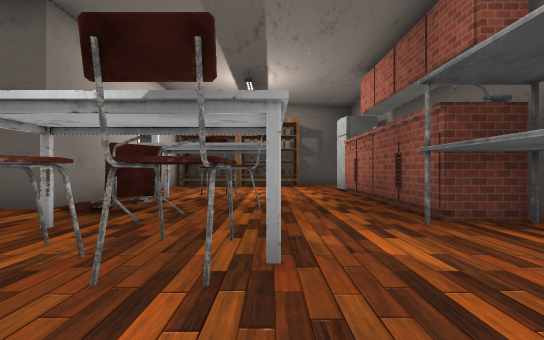
[1] (above)

24 first-person views from a walk through a Unity game level. The camera is 1.3 m above the floor, looks level and sees 90° across. The floor is counted in squares, 2 m on a side. Each view is taken from the middle of a square. On the plan, view 1 faces up. The plan holds only what a view shows up to about 9 squares ahead; the rest is blank. The place goes on beyond the plan. The player is left out. Door leaves are left out, so doorways stand open. Some surface patterns are stand-ins.

[2]
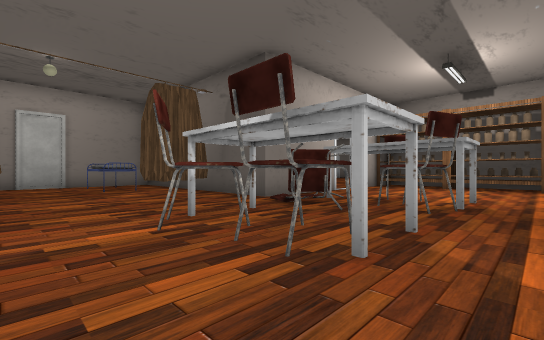

[3]
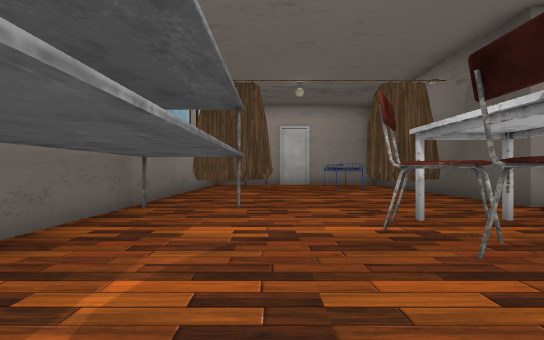

[4]
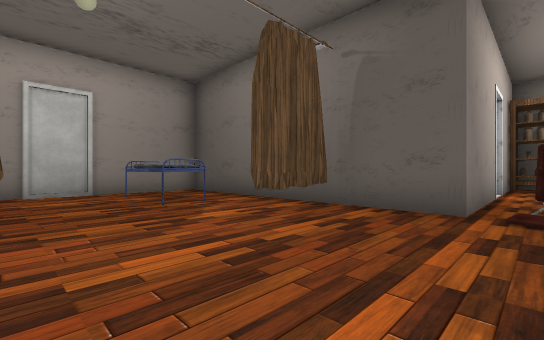

[5]
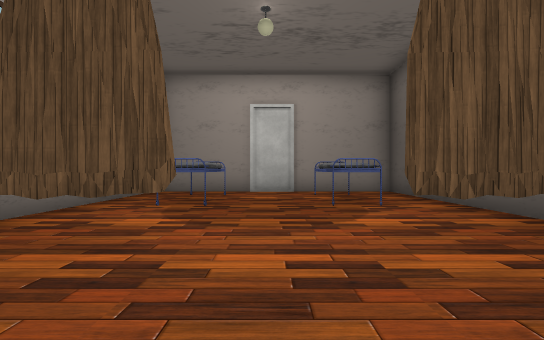

[6]
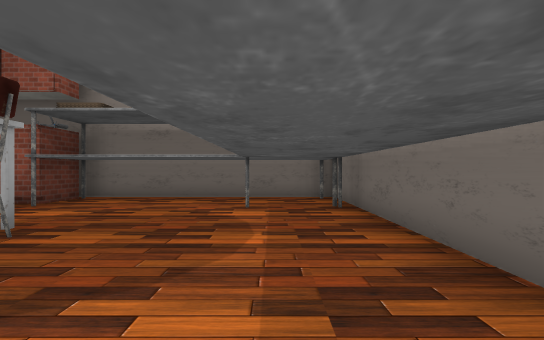

[7]
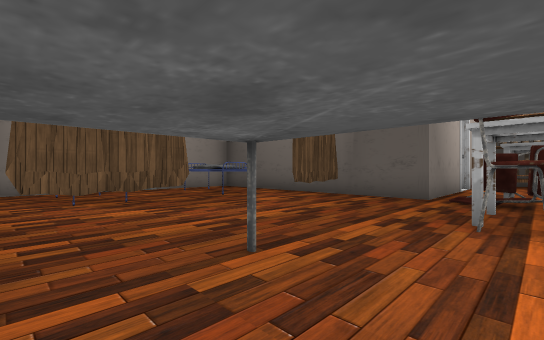

[8]
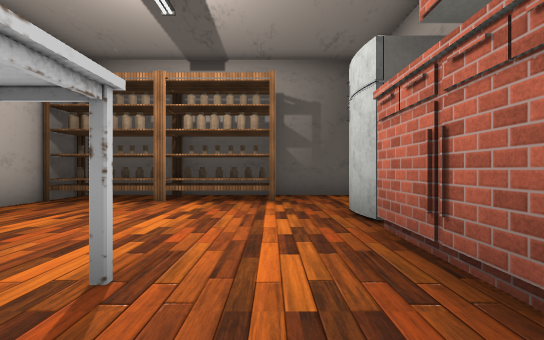

[9]
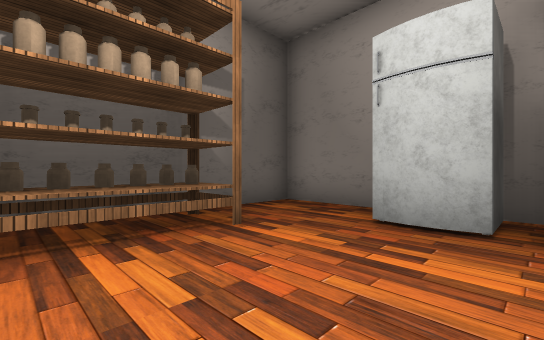

[10]
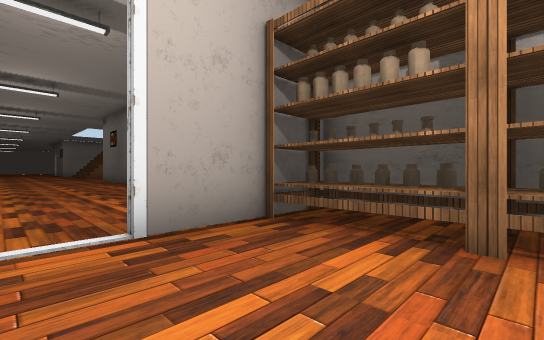

[11]
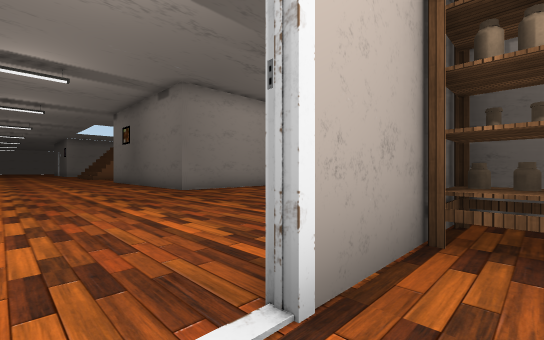

[12]
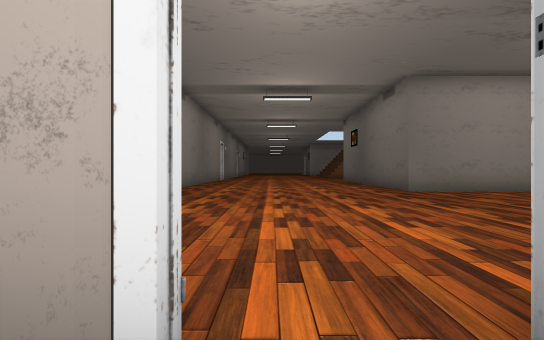

[13]
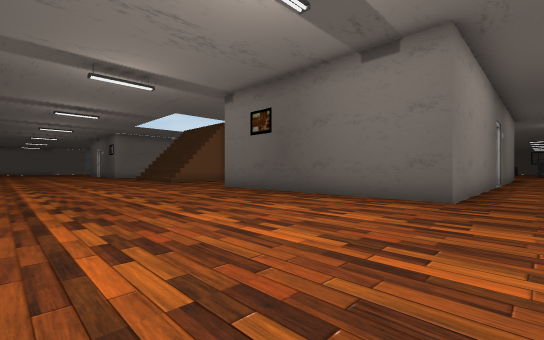

[14]
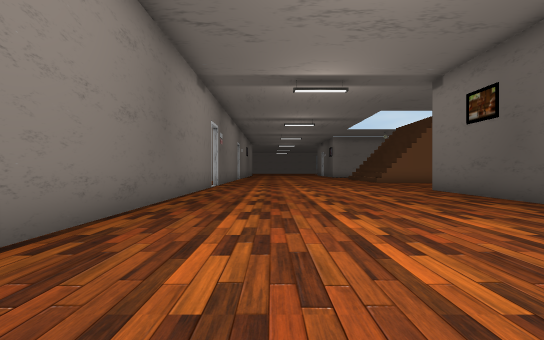

[15]
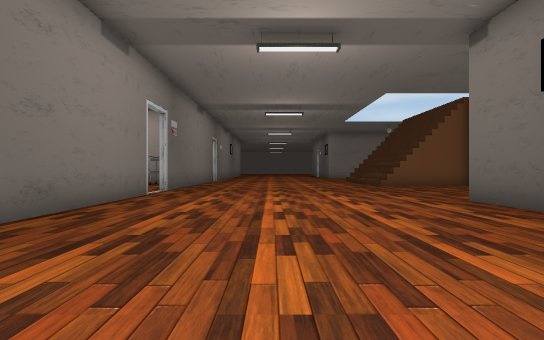

[16]
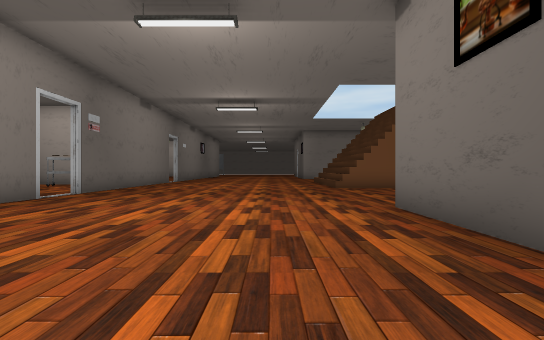

[17]
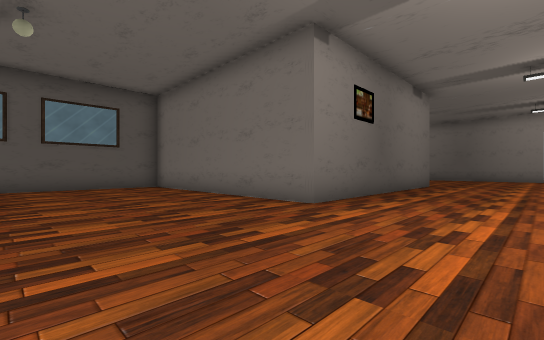

[18]
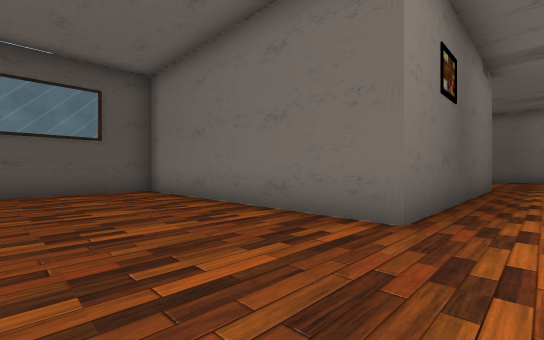

[19]
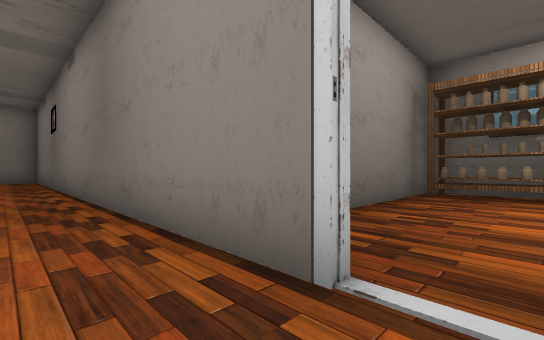

[20]
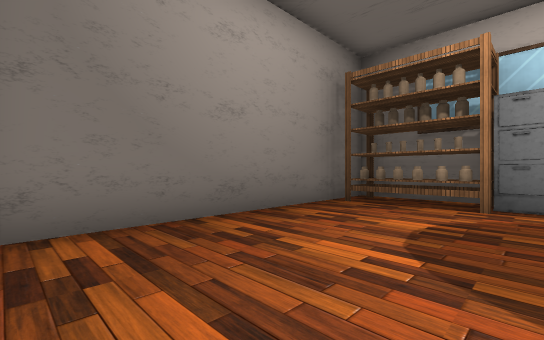

[21]
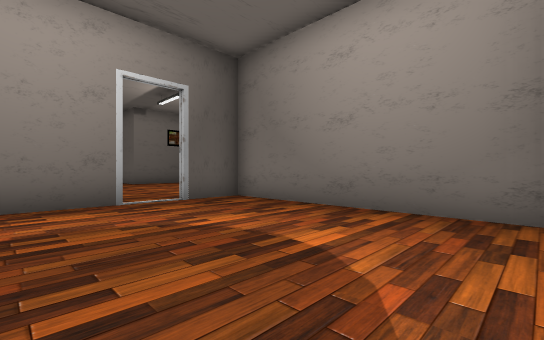

[22]
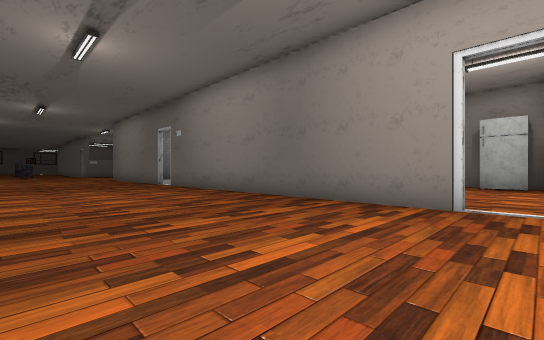

[23]
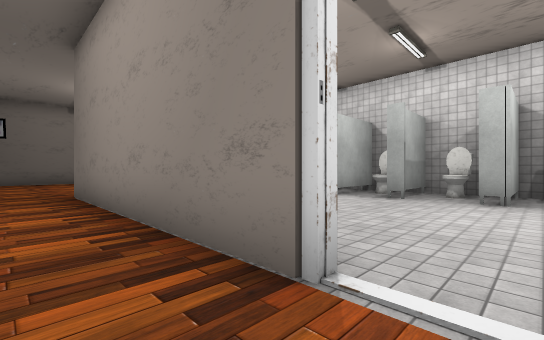

[24]
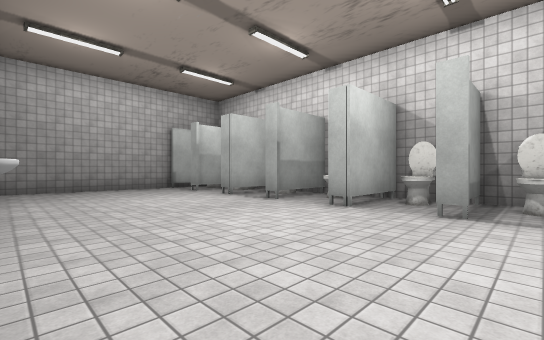

### Floor plan
Points are (right, up) in squares from view 1. A wall is a line through its corners. A room is listed if a view was taken in it or the views show most of it. See-through windows are left out.
Room 1 (views 1, 2, 3, 4, 5, 6, 7, 8, 9, 10, 11, 12)
walls: (-5.6, 4) (-5.8, 2.6); (-5.8, 3.3) (-5.6, 2.3); (-5.6, -0.2) (-5.9, -1.7); (-5.8, -0.5) (-5.6, -1.4); (-3.7, 7.8) (-3.7, 4.5) (-11.2, 4.5) (-11.2, -2); (-5.8, -1.5) (-5.7, -2); (3.2, 3.4) (2.1, 3.4) (2.1, 8); (-8, -2.5) (3.1, -2.5); (-11, 1.8) (-11, 0.2); (3.5, -2.5) (3.5, 3.8); (3.5, 10) (3.5, 12.1) (-3.7, 12.1) (-3.7, 8.9)
ways out: open door at (-4, 8.5) to room 2; gap at (-6, -2); gap at (-4, -2)
objects: bed (-10, -1) to (-8, 0); bed (-10, 2) to (-8, 3); chair (-3, 5); shelf (-3, 11) to (-2, 11); chair (-2, 2); chair (-2, 4); chair (-1, 2) to (0, 2); chair (-1, 5) to (0, 5); chair (-1, 6) to (-1, 7); shelf (-1, 11) to (1, 11); table (0, 3); table (0, 7); fridge (3, 9)
Room 2 (views 13, 14, 15, 16, 17, 18, 19, 22, 23)
walls: (-11.2, 19.1) (-11.2, 12.1) (-18.7, 12.1) (-18.7, 19.6); (-17, 14.2) (-16.4, 14.2); (-18.5, 18.9) (-18.5, 17.6) (-16.4, 17.6); (-18.5, 19.5) (-23, 19.5); (-18.5, 16.1) (-16.4, 16.1); (-18.5, 21.8) (-18.5, 19.6) (-16.4, 19.6); (-4, 8.9) (-4, 15.8); (-20.2, 4.7) (-9.6, 4.7); (-23, 4.7) (-21.4, 4.7)
ways out: open door at (-4, 8.5) to room 1; open door at (-21, 5) to room 3; open door at (-16, 18.5) to room 4; open door at (-11, 19.5) to room 4
objects: other object (-18, 15); toilet (-18, 17); toilet (-18, 18) to (-18, 19); toilet (-18, 20)
Room 3 (views 20, 21)
walls: (-21.2, -2.5) (-18.7, -2.5) (-18.7, 4.5) (-20.2, 4.5); (-21.4, 4.5) (-23, 4.5)
ways out: open door at (-21, 5) to room 2
objects: other object (-23, -2) to (-22, -2); shelf (-21, -2) to (-19, -1); other object (-19, -1)
Room 4 (view 24)
walls: (-16.4, 19.6) (-16.4, 19.1); (-16.4, 21.1) (-16.4, 20.9); (-16.4, 17.6) (-16.4, 17.4); (-16.4, 16.1) (-16.4, 15.6); (-16.4, 14.2) (-16.4, 13.9); (-15.1, 12.4) (-12, 12.4)
ways out: open door at (-16, 18.5) to room 2; open door at (-11, 19.5) to room 2
objects: sink (-12, 17)

Where each view was taken, in squares from view 1:
view 1: 0 up, 0 right, facing up
view 2: 0 up, 1 right, facing up-left
view 3: 0 up, 1 right, facing left
view 4: 0 up, 3 left, facing up-left
view 5: 1 up, 3 left, facing left
view 6: 1 down, 3 left, facing right
view 7: 2 down, 2 left, facing up-left
view 8: 5 up, 1 right, facing up
view 9: 8 up, 1 left, facing up-right
view 10: 8 up, 1 left, facing up-left
view 11: 8 up, 3 left, facing up-left
view 12: 8 up, 3 left, facing left
view 13: 6 up, 10 left, facing up-left
view 14: 7 up, 10 left, facing left
view 15: 8 up, 13 left, facing left
view 16: 10 up, 14 left, facing left
view 17: 9 up, 23 left, facing up-right
view 18: 11 up, 22 left, facing up-right
view 19: 6 up, 21 left, facing down-right
view 20: 4 up, 22 left, facing down-right
view 21: 1 down, 23 left, facing up-right
view 22: 8 up, 9 left, facing up-right
view 23: 20 up, 10 left, facing down-left
view 24: 22 up, 12 left, facing down-left
